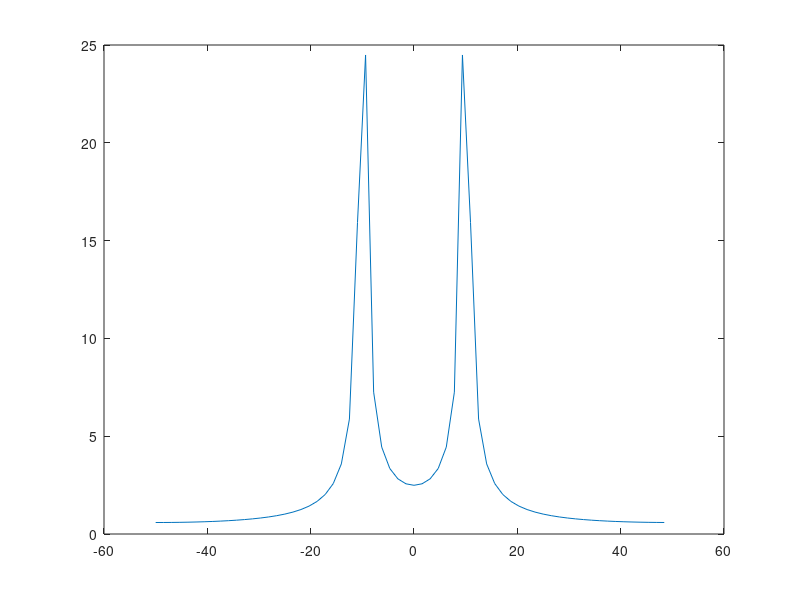
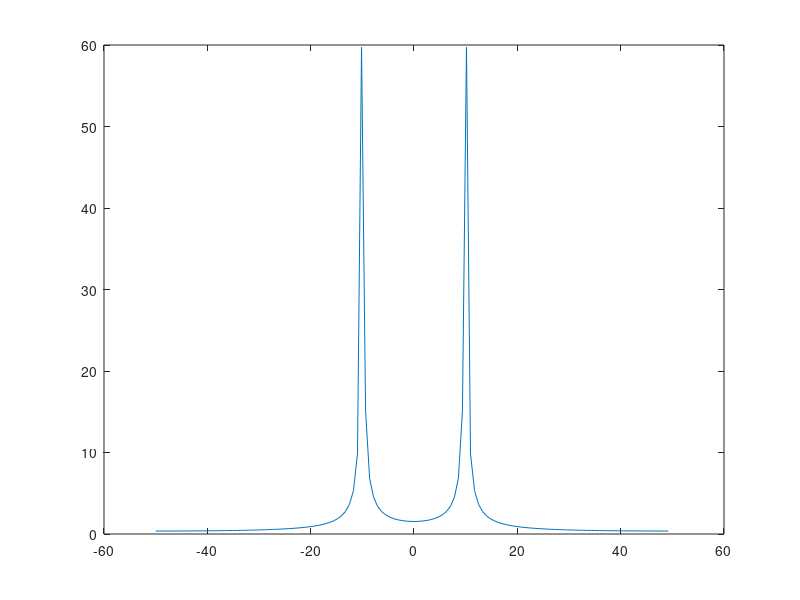
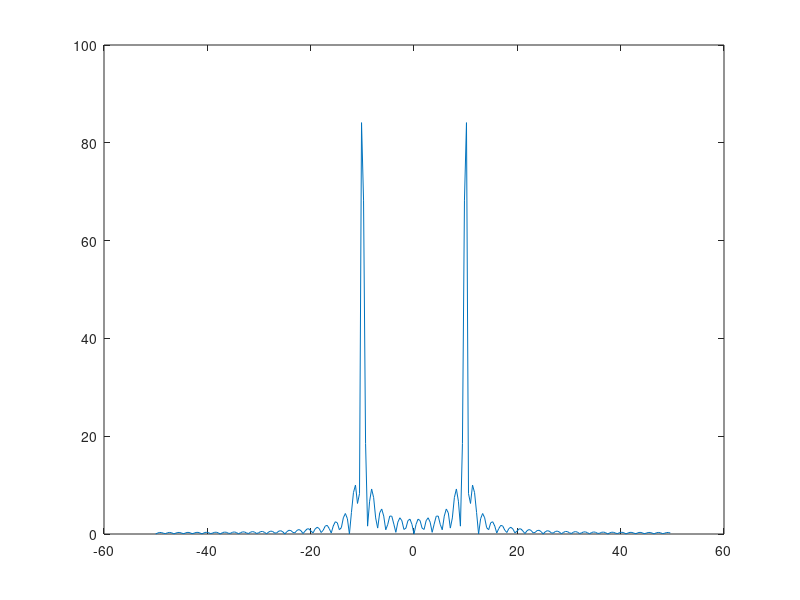

Here is the MATLAB script that generated these plots, in order:
clear all;
f=10;   %frequency ten hz
fs=100; %sampling frequency of 100
time=2; %time to cover 20 periods
x=0:1/fs:time-1/fs; % array of x vals to graph
y=sin(2*pi*f*x); % sin wave y vals
%figure(1);
%plot(x,y);

count=1;
for N=[64,128,256]
    figure(count);
    H=fft(y,N); %fft sin wave with desired N
    F=fftshift(abs(H)); %shift to centre
    newX = -fs/2 : fs/N : fs/2-fs/N; %array of new x values
    plot(newX,F); %plot fft
    count=count+1;
end